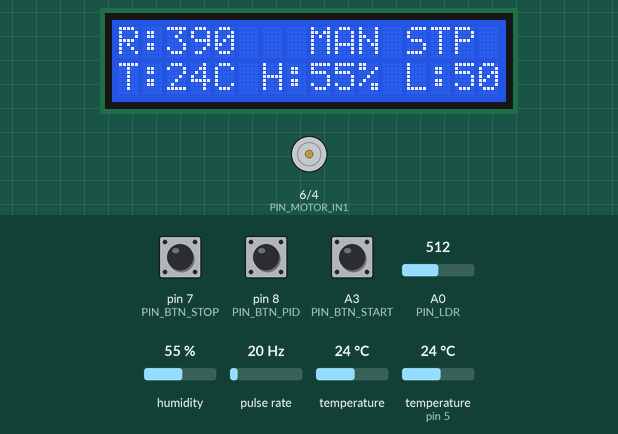
Bench run of a sketch on a simulated Arduino Uno, built with avr-gcc and run on an emulated ATmega328P. Shown: 16×2 character LCD, motor-driver pin pairs drawn as motors (green arrow = first pin HIGH = forward, orange = second pin HIGH = backward, longer = more drive, scaled by the enable pin). Wiring (inferred from the names in the program): pulse sensor: data pin 2; LM75 temperature sensor at I2C address 0x48. The test bench sets the inputs (shaded band); at power-on: A3 (PIN_BTN_START) HIGH, pin 8 (PIN_BTN_PID) HIGH, pin 7 (PIN_BTN_STOP) HIGH, pulse rate 20 Hz, A0 (PIN_LDR) = 512, humidity 55 %, temperature 24 °C, temperature (sensor on pin 5) 24 °C. No radio packets arrive unless stated; what the sketch prints to the serial monitor is not drawn.

Above: at 2.2 s.
2.3 s: A3 (PIN_BTN_START) pulled LOW for 0.15 s
At 5.0 s:
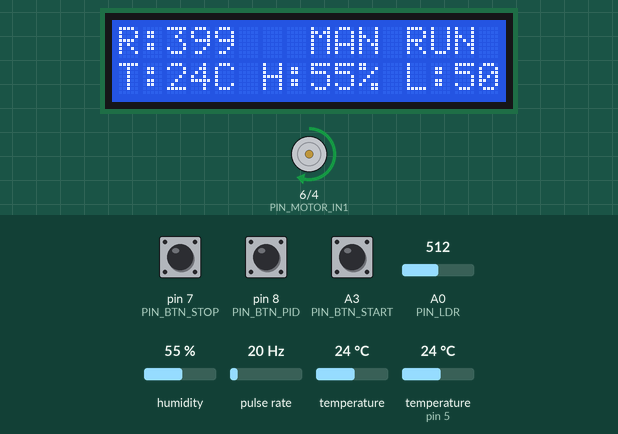
5.6 s: pin 8 (PIN_BTN_PID) pulled LOW for 0.15 s
At 8.1 s:
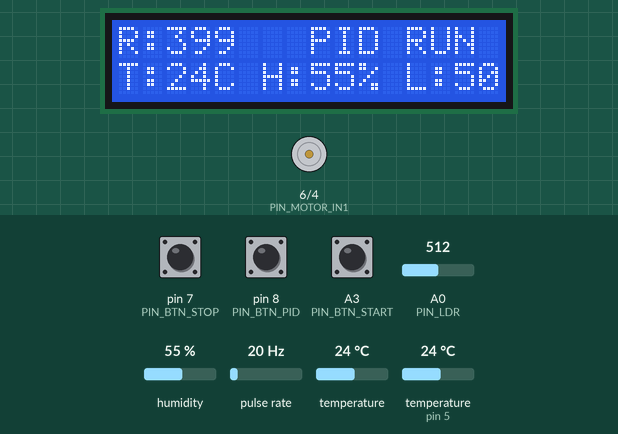
8.6 s: pin 7 (PIN_BTN_STOP) pulled LOW for 0.15 s
At 10.0 s:
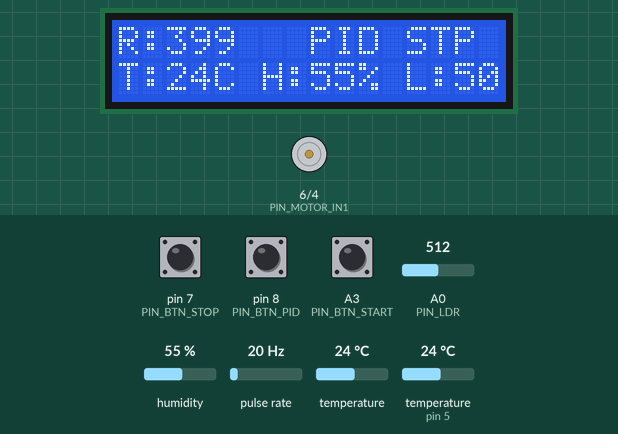
15.6 s: pulse rate (sensor on pin 2) set to 4 Hz
At 17.9 s:
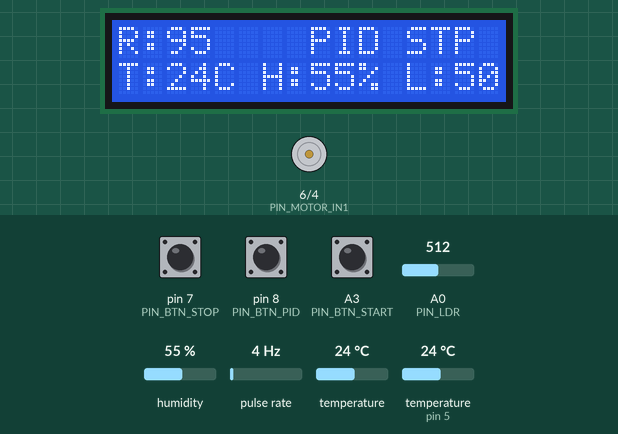
18.1 s: A3 (PIN_BTN_START) pulled LOW for 1 s
At 19.1 s:
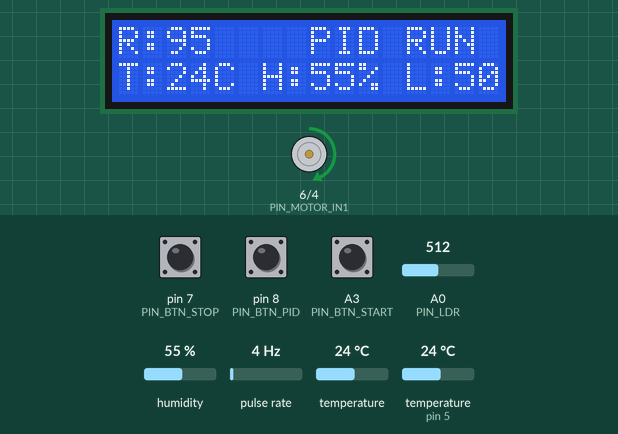
19.7 s: pin 8 (PIN_BTN_PID) pulled LOW for 1 s
At 22.0 s:
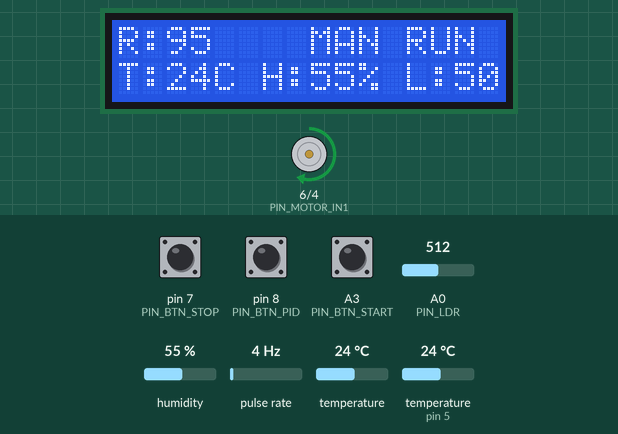
Timing chart, 0 to 23.2 s (numbered marks = the images above; inputs shaded):
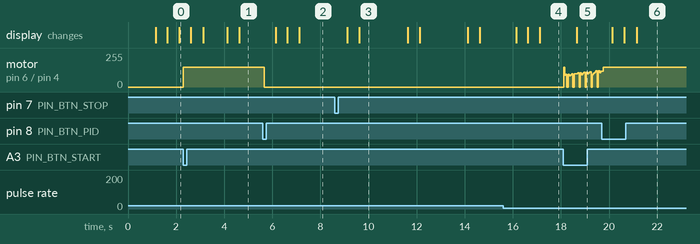

The sketch:

Lab9_Ver2.ino
```cpp
#include <SPI.h>
#include <RF24.h>
#include <Wire.h>
#include <LiquidCrystal_I2C.h>
#include <DHT.h>

// ---------- PIN MAPPING ----------
#define PIN_RPM_INT     2
#define PIN_MOTOR_PWM   3
#define PIN_MOTOR_IN2   4
#define PIN_DHT         5
#define PIN_MOTOR_IN1   6
#define PIN_BTN_STOP    7
#define PIN_BTN_PID     8
#define PIN_RF_CE       9
#define PIN_RF_CSN      10
#define PIN_LDR         A0
#define PIN_BTN_START   A3

// ---------- CONFIG ----------
#define TC74_ADDR       0x48
#define LCD_ADDR        0x27
#define DHT_TYPE        DHT11

// ---------- GLOBALS ----------
RF24 radio(PIN_RF_CE, PIN_RF_CSN);
LiquidCrystal_I2C lcd(LCD_ADDR, 16, 2);
DHT dht(PIN_DHT, DHT_TYPE);

const byte pipeCMD[6] = "L9CMD";
const byte pipeTLM[6] = "L9TLM";

// Master State Structure
struct InternalState {
  int setpoint;
  bool motorStop;
  bool reverse;
  bool pidEnabled;
} sys = {150, true, false, false}; //0 first

// PID & Math Variables
volatile unsigned long pulseCount = 0;
const unsigned long Ts_ms = 50;
const float Ts = Ts_ms / 1000.0f;

// Note: Tune Kp and Ki as needed based on previous 12VDC testing
float Kp = 0.8f, Ki = 0.3f, Kd = 0.05f;
float Iacc = 0, rpm_filtered = 0, rpm_prev_filtered = 0;
float alpha = 0.80f;
int current_u = 0;

unsigned long lastControlMs = 0;
unsigned long lastDisplayMs = 0;

void countPulse() { pulseCount++; }

void setup() {
  Serial.begin(115200);
  Wire.begin();

  lcd.init();
  lcd.backlight();
  lcd.setCursor(0,0);
  lcd.print("System Boot...");

  dht.begin();

  pinMode(PIN_MOTOR_PWM, OUTPUT);
  pinMode(PIN_MOTOR_IN1, OUTPUT);
  pinMode(PIN_MOTOR_IN2, OUTPUT);

  // Physical Override Buttons
  pinMode(PIN_BTN_START, INPUT_PULLUP);
  pinMode(PIN_BTN_STOP, INPUT_PULLUP);
  pinMode(PIN_BTN_PID, INPUT_PULLUP);

  // High-Speed Interrupt
  pinMode(PIN_RPM_INT, INPUT_PULLUP);
  attachInterrupt(digitalPinToInterrupt(PIN_RPM_INT), countPulse, FALLING);

  radio.begin();
  radio.setDataRate(RF24_250KBPS);
  radio.openReadingPipe(1, pipeCMD);
  radio.openWritingPipe(pipeTLM);
  radio.startListening();

  delay(1000);
  lcd.clear();
}

void loop() {
  unsigned long now = millis();

  // 1. WIRELESS RECEIVE (String-based parsing for LabVIEW TX)
  if (radio.available()) {
    char abc[32] = {0};
    radio.read(&abc, sizeof(abc));
    char cmdChar = abc[0];

    if (cmdChar == 'S') {
      sys.motorStop = true;
    } else {
      sys.motorStop = false;
      sys.reverse = (cmdChar == 'R');
      int sp, p_en;
      if (sscanf(abc + 2, "%d,%d", &sp, &p_en) == 2) {
        sys.pidEnabled = (p_en == 1);
        // Map 0-100% slider from LabVIEW to RPM (PID) or PWM (Manual)
        sys.setpoint = sys.pidEnabled ? map(sp, 0, 100, 0, 25000) : map(sp, 0, 100, 0, 255);
      }
    }
  }

  // 2. PHYSICAL BUTTON OVERRIDES (Takes priority over radio)
  if (digitalRead(PIN_BTN_START) == LOW) sys.motorStop = false;
  if (digitalRead(PIN_BTN_STOP) == LOW)  sys.motorStop = true;

  static bool lastPidBtn = HIGH;
  bool pidBtn = digitalRead(PIN_BTN_PID);
  if (pidBtn == LOW && lastPidBtn == HIGH) {
    sys.pidEnabled = !sys.pidEnabled;
    delay(50); // Debounce
  }
  lastPidBtn = pidBtn;

 // 3. PID CONTROL LOOP (50ms) [cite: 909, 931]
  if (now - lastControlMs >= Ts_ms) {
    lastControlMs += Ts_ms;

    // Atomic pulse capture [cite: 948, 1179]
    noInterrupts();
    float currentPulses = pulseCount;
    pulseCount = 0;
    interrupts();

    // N=3 Custom Encoder Math [cite: 948, 1254]
    float rpm_measured = (currentPulses / Ts) * 60.0f / 3.0f;
    rpm_filtered = (alpha * rpm_filtered) + ((1.0f - alpha) * rpm_measured); // EMA Filter [cite: 1195]

    float error_rpm = 0; // Declare true error here for the plotter

    if (sys.motorStop) {
      analogWrite(PIN_MOTOR_PWM, 0);
      Iacc = 0;
      current_u = 0;
      error_rpm = 0; // Error is 0 when intentionally stopped
    } else {
      digitalWrite(PIN_MOTOR_IN1, !sys.reverse);
      digitalWrite(PIN_MOTOR_IN2, sys.reverse);

      if (sys.pidEnabled) {
        // Calculate the true RPM Error [cite: 962, 1340]
        error_rpm = (float)sys.setpoint - rpm_filtered;

        float P = Kp * error_rpm;
        float D = -Kd * (rpm_filtered - rpm_prev_filtered) / Ts; // Derivative on Measurement [cite: 1192, 1630]
        float I_candidate = Iacc + (Ki * Ts * error_rpm);

        // Anti-Windup Logic [cite: 1188, 1629]
        if (P + I_candidate + D >= 0 && P + I_candidate + D <= 255) {
          Iacc = I_candidate;
        }
        current_u = constrain((int)(P + Iacc + D), 0, 255);
      } else {
        // In Manual Mode, setpoint is just 0-255 PWM juice [cite: 977, 1010]
        current_u = constrain(sys.setpoint, 0, 255);
        // Note: error_rpm isn't strictly applicable in manual mode,
        // but you can leave it as 0 or calculate it if you want to see the difference.
      }
      analogWrite(PIN_MOTOR_PWM, current_u);
    }

    rpm_prev_filtered = rpm_filtered;

    // ---------- SERIAL PLOTTER OUTPUT ----------
    // Format: Setpoint, Actual_RPM, Error_RPM
    Serial.print("Setpoint:");
    Serial.print(sys.setpoint);
    Serial.print(",");

    Serial.print("Current_RPM:");
    Serial.print(rpm_filtered);
    Serial.print(",");

    Serial.print("Error_RPM:");
    Serial.println(error_rpm); // New line triggers the graph update
  }

  // 4. TELEMETRY & DISPLAY (500ms)
  if (now - lastDisplayMs >= 500) {
    lastDisplayMs = now;

    // Sensor Acquisitions
    int8_t temp = -127;
    Wire.beginTransmission(TC74_ADDR);
    Wire.write(0x00);
    if (Wire.endTransmission() == 0) {
      Wire.requestFrom(TC74_ADDR, (byte)1);
      if (Wire.available()) temp = (int8_t)Wire.read();
    }
    int humid = (int)dht.readHumidity();
    int light = map(analogRead(PIN_LDR), 0, 1023, 0, 100);

    // OPTIMIZED LCD UPDATE (16x2 Character Fit)
    // Line 1: "R:25000 PID RUN "
    lcd.setCursor(0, 0);
    lcd.print("R:");
    lcd.print((int)rpm_filtered);
    lcd.print("    "); // Pad spaces to clear old trailing numbers

    lcd.setCursor(8, 0); // Lock to column 8 for mode status
    lcd.print(sys.pidEnabled ? "PID " : "MAN ");
    lcd.print(sys.motorStop ? "STP" : "RUN");

    // Line 2: "T:25C H:45% L:99"
    lcd.setCursor(0, 1);
    lcd.print("T:");
    if (temp == -127) lcd.print("--"); else lcd.print(temp);
    lcd.print("C ");

    lcd.print("H:");
    if (isnan(humid)) lcd.print("--"); else lcd.print(humid);
    lcd.print("% ");

    lcd.print("L:"); lcd.print(light);
    lcd.print("  "); // Wipe trailing chars

    // FORMAT TELEMETRY STRING FOR LABVIEW
    // Format: T,Temp,RPM,Humid,Light,PWM,PID,Status
    char tlmBuffer[64];
    sprintf(tlmBuffer, "T,%d,%.1f,%.1f,%d,%d,%d,%s",
            temp, rpm_filtered, (float)humid, light, current_u,
            sys.pidEnabled ? 1 : 0, sys.motorStop ? "STOP" : "RUN");

    // Wireless Transmit back to TX
    radio.stopListening();
    radio.write(&tlmBuffer, sizeof(tlmBuffer));
    radio.startListening();

    // Print to Serial for debugging
    Serial.println(tlmBuffer);
  }
}
```

Measured:
- after the input at 2.3 s, motor on pin 6 (PIN_MOTOR_IN1) / pin 4 (PIN_MOTOR_IN2): stopped → forward 150/255 at once; the display: first changes after 0.30 s (image 1 shows a later state)
- after the input at 5.6 s, motor on pin 6 (PIN_MOTOR_IN1) / pin 4 (PIN_MOTOR_IN2): forward 150/255 → stopped after 0.07 s; the display: first changes after 0.55 s (image 2 shows a later state)
- after the input at 8.6 s, the display: first changes after 0.52 s (image 3 shows a later state)
- after the input at 15.6 s, the display: first changes after 0.55 s (image 4 shows a later state)
- after the input at 18.1 s, the display: changes after 0.55 s (image 5)
- after the input at 19.7 s, the display: first changes after 0.42 s (image 6 shows a later state)
- what the display in image 3 shows lasts 2.0 s, from 9.6 s to 11.6 s
